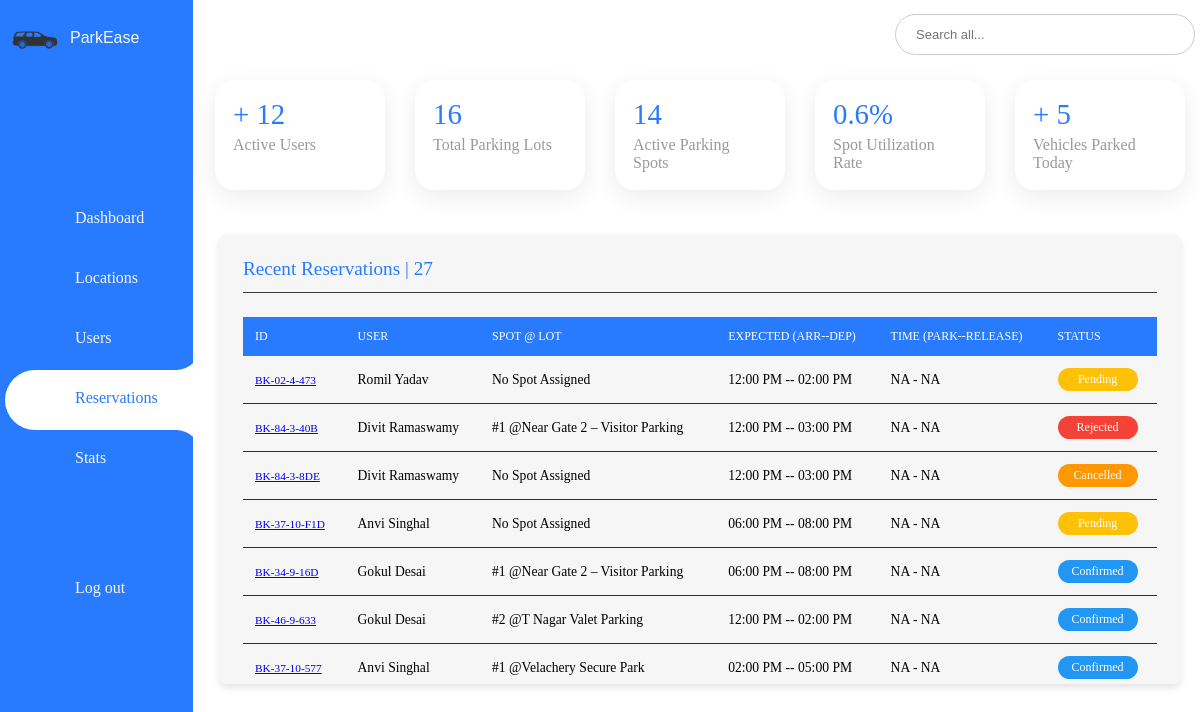
The page /admin/activity_log on the database its author committed.
### model.py (models this page shows, shortened)
class Reservation(db.Model):
    id = db.Column(db.Integer, primary_key=True)
    booking_id = db.Column(db.String(50), unique=True, nullable=False)
    booking_timestamp = db.Column(db.DateTime, default=datetime.utcnow)
    lot_id = db.Column(db.Integer, db.ForeignKey('parking_lot.id'), nullable=False)
    spot_id = db.Column(db.Integer, db.ForeignKey('parking_spot.id'))
    user_id = db.Column(db.Integer, db.ForeignKey('user.id'))
    vehicle_id = db.Column(db.Integer, db.ForeignKey('vehicle.id'))
    expected_arrival = db.Column(db.DateTime, nullable=False)
    expected_departure = db.Column(db.DateTime, nullable=False)
    parking_timestamp = db.Column(db.DateTime)
    leaving_timestamp = db.Column(db.DateTime)
    parking_cost = db.Column(db.Float)
    status = db.Column(db.String(20), default='Pending')
    cancellation_reason = db.Column(db.String(200))
    lot = db.relationship('ParkingLot')
    spot = db.relationship('ParkingSpot', backref=db.backref('reservations', lazy='dynamic'))
    user = db.relationship('User', overlaps="reservations,user_ref")
    vehicle = db.relationship('Vehicle')

class User(db.Model, UserMixin):
    id = db.Column(db.Integer, primary_key=True)
    username = db.Column(db.String(80), unique=True)
    email = db.Column(db.String(120), unique=True, nullable=False)
    password = db.Column(db.String(200), nullable=False)
    firstname = db.Column(db.String(100))
    lastname = db.Column(db.String(100))
    gender = db.Column(db.String(10))
    phone = db.Column(db.String(15))
    address = db.Column(db.String(200))
    pin = db.Column(db.String(10))
    registration_date = db.Column(db.DateTime, default=datetime.now)
    is_active = db.Column(db.Boolean, default=True)
    reservations = db.relationship('Reservation', backref='user_ref', lazy=True)
    vehicles = db.relationship('Vehicle', backref='owner', cascade='all, delete-orphan')

class ParkingSpot(db.Model):
    id = db.Column(db.Integer, primary_key=True)
    lot_id = db.Column(db.Integer, db.ForeignKey('parking_lot.id'))
    spot_number = db.Column(db.Integer, nullable=False)
    status = db.Column(db.String(1), default='A')  # A = Available, O = Occupied

class ParkingLot(db.Model):
    id = db.Column(db.Integer, primary_key=True)
    prime_location_name = db.Column(db.String(100))
    price_per_hour = db.Column(db.Float)
    max_parking_spots = db.Column(db.Integer, nullable=False)
    available_spots = db.Column(db.Integer, nullable=False)
    available_from = db.Column(db.Time)
    available_to = db.Column(db.Time)
    is_active = db.Column(db.Boolean, default=True)
    image_url = db.Column(db.String)
    admin_notes = db.Column(db.Text)
    location_id = db.Column(db.Integer, db.ForeignKey('location.id'), nullable=False)
    spots = db.relationship('ParkingSpot', backref='lot', cascade='all, delete-orphan', lazy=True)

### routes/admin_routes.py (the view)
@admin_bp.route('/activity_log', methods=['GET', 'POST'])
def activity_log():
    users = User.query.all()
    today = datetime.today().date()
    lots = ParkingLot.query.all()
    reservations = Reservation.query.order_by(Reservation.booking_timestamp.desc()).all()
    vehicles_parked_today = Reservation.query.filter(Reservation.parking_timestamp >= datetime.combine(today, datetime.min.time())).count()
    parking_lots = []
    total_occupied_spots = 0
    total_spots = 0
    for lot in lots:
        occupied_count = ParkingSpot.query.filter_by(lot_id=lot.id, status='O').count()
        total = lot.available_spots or 1
        total_occupied_spots += occupied_count
        total_spots += total
        utilization = (occupied_count / total) * 100
        parking_lots.append({
            'id': lot.id,
            'prime_location_name': lot.prime_location_name,
            'available_spots': lot.available_spots,
            'occupied_spots': occupied_count,
            'utilization_rate': round(utilization, 1)
        })
    overall_utilization = round((total_occupied_spots / total_spots) * 100, 1) if total_spots else 0
    active_users = User.query.filter_by(is_active=True).count()
    total_parking_lots = ParkingLot.query.count()
    active_parkings = ParkingLot.query.filter_by(is_active=True).count()
    return render_template('admin/activity_log.html',
                           active_users=active_users,
                           parking_lots=parking_lots,
                           active_parkings=active_parkings,
                           total_parking_lots=total_parking_lots,
                           utilization_rate=overall_utilization,
                           vehicles_parked_today=vehicles_parked_today,
                           reservations=reservations)

### templates/admin/activity_log.html (shortened to what this page needs)
{% extends 'admin/adash_base.html' %}
{% block body %}
{% block content %}
<div class="dashboard-container">
    <div class="panel panel-left">
        <h3 class="panel-header">Recent Reservations | {{ reservations|length}} </h3>
        <table class="reservations-table">
            <thead>
                <tr>
                    <th>ID</th>
                    <th>User</th>
                    <th>Spot @ Lot</th>
                    <th>Expected (Arr--Dep)</th>
                    <th>Time (Park--Release)</th>
                    <th>Status</th>
                </tr>
            </thead>
            <tbody>
                {% for booking in reservations %}
                <tr>
                    <td>
                        <small>
                            <a href="{{ url_for('admin.booking_details', booking_id=booking.booking_id) }}"
                                class="bid-link">
                                {{ booking.booking_id }}
                            </a>
                        </small>
                    </td>
                    <td>{{ booking.user.firstname }} {{ booking.user.lastname }}</td>
                    <td>
                        {% if booking.spot %}
                        #{{ booking.spot.spot_number }} @{{ booking.spot.lot.prime_location_name }}
                        {% else %}
                        No Spot Assigned
                        {% endif %}
                    </td>
                    <td>{{ booking.expected_arrival.strftime('%I:%M %p') }} -- {{
                        booking.expected_departure.strftime('%I:%M %p') }}</td>
                    <td>
                        {% if booking.parking_timestamp and booking.leaving_timestamp %}
                        {{ booking.parking_timestamp.strftime('%I:%M %p') }} - {{
                        booking.leaving_timestamp.strftime('%I:%M %p') }}
                        {% elif booking.parking_timestamp %}
                        {{ booking.parking_timestamp.strftime('%I:%M %p') }} -- N/A
                        {% else %}
                        NA - NA
                        {% endif %}
                    </td>
                    <td>
                        <span class="status-badge status-{{ booking.status.lower().replace(' ', '_') }}">
                            {{ booking.status }}
                        </span>
                    </td>
                </tr>
                {% endfor %}
            </tbody>
        </table>
    </div>
</div>
{% endblock %}
{% endblock %}

### static/style/admin/adash_base.css (style rules this page uses)
* { margin: 0; padding: 0; box-sizing: border-box; }
:root { --blue: #287bff; --white: #fff; --grey: #f5f5f5; --black1: #222; --black2: #999; }
body { min-height: 100vh; overflow-x: hidden; }

### templates/admin/activity_log.html (style rules this page uses)
.dashboard-container { display: flex; gap: 1.5rem; padding: 1.5rem; height: calc(100vh - 100px); }
.panel { width: 48%; background-color: #f6f6f6; border-radius: 8px; padding: 1.5rem; box-shadow: 0 4px 6px rgba(0, 0, 0, 0.1); max-height: 450px; overflow-y: auto; }
.panel-left { width: 100%; background-color: #f6f6f6; border-radius: 8px; padding: 1.5rem; box-shadow: 0 4px 6px rgba(0, 0, 0, 0.1); max-height: 450px; overflow-y: auto; }
.panel-header { color: #287bff; margin-bottom: 1.5rem; padding-bottom: 0.75rem; border-bottom: 1px solid #3a3a3a; font-size: 1.2rem; font-weight: 500; }
.reservations-table { width: 100%; border-collapse: collapse; }
.reservations-table th { text-align: left; padding: 0.75rem; background-color: #287bff; color: #ffffff; font-weight: 500; text-transform: uppercase; font-size: 0.75rem; }
.reservations-table td { padding: 0.75rem; border-bottom: 1px solid #2d2d2d; font-size: 0.85rem; }
.status-badge { display: inline-block; padding: 4px 8px; border-radius: 12px; font-size: 0.75rem; font-weight: 500; text-transform: capitalize; color: white; text-align: center; min-width: 80px; }
.status-pending { background-color: #FFC107; }
.status-confirmed { background-color: #2196F3; }
.status-cancelled { background-color: #FF9800; }
.status-rejected { background-color: #F44336; }

### rows shown on the page
Reservation: booking_id "BK-02-4-473", user.firstname "Romil", user.lastname "Yadav", shows "No Spot Assigned", expected_arrival "12:00 PM", expected_departure "02:00 PM", shows "NA - NA", status "Pending"
Reservation: booking_id "BK-84-3-40B", user.firstname "Divit", user.lastname "Ramaswamy", spot.spot_number "1", spot.lot.prime_location_name "Near Gate 2 – Visitor Parking", expected_arrival "12:00 PM", expected_departure "03:00 PM", shows "NA - NA", status "Rejected"
Reservation: booking_id "BK-84-3-8DE", user.firstname "Divit", user.lastname "Ramaswamy", shows "No Spot Assigned", expected_arrival "12:00 PM", expected_departure "03:00 PM", shows "NA - NA", status "Cancelled"
Reservation: booking_id "BK-37-10-F1D", user.firstname "Anvi", user.lastname "Singhal", shows "No Spot Assigned", expected_arrival "06:00 PM", expected_departure "08:00 PM", shows "NA - NA", status "Pending"
Reservation: booking_id "BK-34-9-16D", user.firstname "Gokul", user.lastname "Desai", spot.spot_number "1", spot.lot.prime_location_name "Near Gate 2 – Visitor Parking", expected_arrival "06:00 PM", expected_departure "08:00 PM", shows "NA - NA", status "Confirmed"
Reservation: booking_id "BK-46-9-633", user.firstname "Gokul", user.lastname "Desai", spot.spot_number "2", spot.lot.prime_location_name "T Nagar Valet Parking", expected_arrival "12:00 PM", expected_departure "02:00 PM", shows "NA - NA", status "Confirmed"
Reservation: booking_id "BK-37-10-577", user.firstname "Anvi", user.lastname "Singhal", spot.spot_number "1", spot.lot.prime_location_name "Velachery Secure Park", expected_arrival "02:00 PM", expected_departure "05:00 PM", shows "NA - NA", status "Confirmed"

### other values the page prints
{{ active_users }} "12"
{{ total_parking_lots }} "16"
{{ active_parkings }} "14"
{{ utilization_rate }} "0.6"
{{ vehicles_parked_today }} "5"
{{ reservations|length }} "27"
